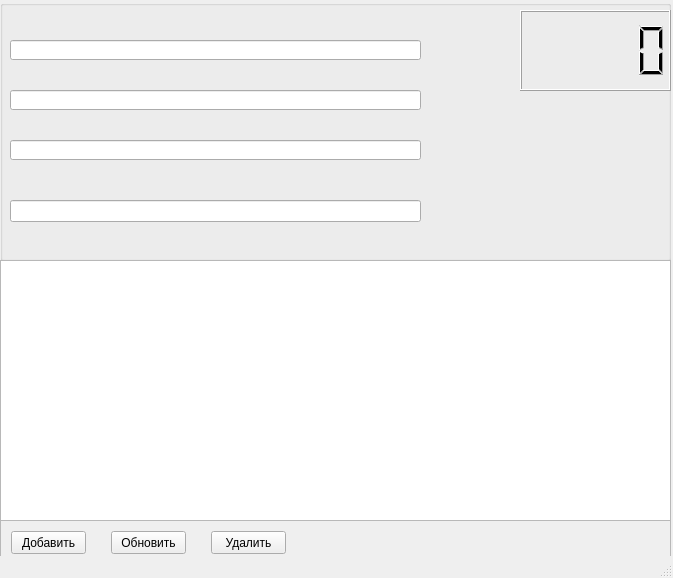
<?xml version="1.0" encoding="UTF-8"?>
<ui version="4.0">
 <class>MainWindow</class>
 <widget class="QMainWindow" name="MainWindow">
  <property name="geometry">
   <rect>
    <x>0</x>
    <y>0</y>
    <width>673</width>
    <height>578</height>
   </rect>
  </property>
  <property name="windowTitle">
   <string>Заказы</string>
  </property>
  <widget class="QWidget" name="centralwidget">
   <widget class="QGroupBox" name="groupBox">
    <property name="geometry">
     <rect>
      <x>0</x>
      <y>0</y>
      <width>671</width>
      <height>261</height>
     </rect>
    </property>
    <property name="title">
    </property>
    <widget class="QLCDNumber" name="lcdNumber">
     <property name="geometry">
      <rect>
       <x>520</x>
       <y>10</y>
       <width>151</width>
       <height>81</height>
      </rect>
     </property>
    </widget>
    <widget class="QLabel" name="label">
     <property name="geometry">
      <rect>
       <x>10</x>
       <y>20</y>
       <width>47</width>
       <height>13</height>
      </rect>
     </property>
     <property name="text">
     </property>
    </widget>
    <widget class="QLineEdit" name="lineEdit">
     <property name="geometry">
      <rect>
       <x>10</x>
       <y>40</y>
       <width>411</width>
       <height>20</height>
      </rect>
     </property>
    </widget>
    <widget class="QLabel" name="label_2">
     <property name="geometry">
      <rect>
       <x>10</x>
       <y>70</y>
       <width>47</width>
       <height>13</height>
      </rect>
     </property>
     <property name="text">
     </property>
    </widget>
    <widget class="QLineEdit" name="lineEdit_2">
     <property name="geometry">
      <rect>
       <x>10</x>
       <y>90</y>
       <width>411</width>
       <height>20</height>
      </rect>
     </property>
    </widget>
    <widget class="QLabel" name="label_3">
     <property name="geometry">
      <rect>
       <x>10</x>
       <y>120</y>
       <width>47</width>
       <height>13</height>
      </rect>
     </property>
     <property name="text">
     </property>
    </widget>
    <widget class="QLineEdit" name="lineEdit_3">
     <property name="geometry">
      <rect>
       <x>10</x>
       <y>140</y>
       <width>411</width>
       <height>20</height>
      </rect>
     </property>
    </widget>
    <widget class="QLabel" name="label_4">
     <property name="geometry">
      <rect>
       <x>10</x>
       <y>180</y>
       <width>47</width>
       <height>13</height>
      </rect>
     </property>
     <property name="text">
     </property>
    </widget>
    <widget class="QLineEdit" name="lineEdit_4">
     <property name="geometry">
      <rect>
       <x>10</x>
       <y>200</y>
       <width>411</width>
       <height>22</height>
      </rect>
     </property>
    </widget>
   </widget>
   <widget class="QTableWidget" name="tableWidget">
    <property name="geometry">
     <rect>
      <x>0</x>
      <y>260</y>
      <width>671</width>
      <height>261</height>
     </rect>
    </property>
   </widget>
   <widget class="QScrollArea" name="scrollArea">
    <property name="geometry">
     <rect>
      <x>0</x>
      <y>520</y>
      <width>671</width>
      <height>41</height>
     </rect>
    </property>
    <property name="widgetResizable">
     <bool>true</bool>
    </property>
    <widget class="QWidget" name="scrollAreaWidgetContents">
     <property name="geometry">
      <rect>
       <x>0</x>
       <y>0</y>
       <width>669</width>
       <height>39</height>
      </rect>
     </property>
     <widget class="QPushButton" name="pushButton">
      <property name="geometry">
       <rect>
        <x>10</x>
        <y>10</y>
        <width>75</width>
        <height>23</height>
       </rect>
      </property>
      <property name="text">
       <string>Добавить</string>
      </property>
     </widget>
     <widget class="QPushButton" name="pushButton_2">
      <property name="geometry">
       <rect>
        <x>110</x>
        <y>10</y>
        <width>75</width>
        <height>23</height>
       </rect>
      </property>
      <property name="text">
       <string>Обновить</string>
      </property>
     </widget>
     <widget class="QPushButton" name="pushButton_3">
      <property name="geometry">
       <rect>
        <x>210</x>
        <y>10</y>
        <width>75</width>
        <height>23</height>
       </rect>
      </property>
      <property name="text">
       <string>Удалить</string>
      </property>
     </widget>
    </widget>
   </widget>
  </widget>
  <widget class="QStatusBar" name="statusbar"/>
 </widget>
 <resources/>
 <connections/>
</ui>
